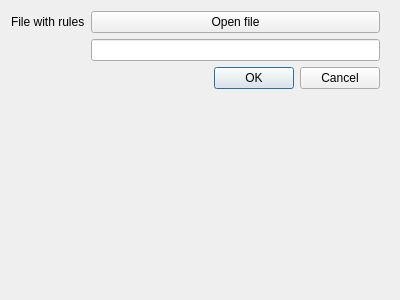
<?xml version="1.0" encoding="UTF-8"?>
<ui version="4.0">
 <class>dialogNewGameClass</class>
 <widget class="QDialog" name="dialogNewGameClass">
  <property name="geometry">
   <rect>
    <x>0</x>
    <y>0</y>
    <width>400</width>
    <height>300</height>
   </rect>
  </property>
  <property name="windowTitle">
   <string>dialogNewGame</string>
  </property>
  <widget class="QWidget" name="formLayoutWidget">
   <property name="geometry">
    <rect>
     <x>0</x>
     <y>0</y>
     <width>391</width>
     <height>291</height>
    </rect>
   </property>
   <layout class="QFormLayout" name="formLayout">
    <item row="2" column="1">
     <widget class="QLineEdit" name="lineEditRulesFileName">
      <property name="readOnly">
       <bool>true</bool>
      </property>
     </widget>
    </item>
    <item row="1" column="1">
     <widget class="QPushButton" name="buttonSelectFile">
      <property name="text">
       <string>Open file</string>
      </property>
     </widget>
    </item>
    <item row="1" column="0">
     <widget class="QLabel" name="labelRulesFile">
      <property name="text">
       <string>File with rules</string>
      </property>
     </widget>
    </item>
    <item row="3" column="1">
     <widget class="QDialogButtonBox" name="buttonBox">
      <property name="orientation">
       <enum>Qt::Horizontal</enum>
      </property>
      <property name="standardButtons">
       <set>QDialogButtonBox::Cancel|QDialogButtonBox::Ok</set>
      </property>
      <property name="centerButtons">
       <bool>false</bool>
      </property>
     </widget>
    </item>
   </layout>
  </widget>
 </widget>
 <layoutdefault spacing="6" margin="11"/>
 <resources/>
 <connections>
  <connection>
   <sender>buttonBox</sender>
   <signal>accepted()</signal>
   <receiver>dialogNewGameClass</receiver>
   <slot>accept()</slot>
   <hints>
    <hint type="sourcelabel">
     <x>239</x>
     <y>86</y>
    </hint>
    <hint type="destinationlabel">
     <x>199</x>
     <y>149</y>
    </hint>
   </hints>
  </connection>
  <connection>
   <sender>buttonBox</sender>
   <signal>rejected()</signal>
   <receiver>dialogNewGameClass</receiver>
   <slot>reject()</slot>
   <hints>
    <hint type="sourcelabel">
     <x>239</x>
     <y>86</y>
    </hint>
    <hint type="destinationlabel">
     <x>199</x>
     <y>149</y>
    </hint>
   </hints>
  </connection>
 </connections>
</ui>
